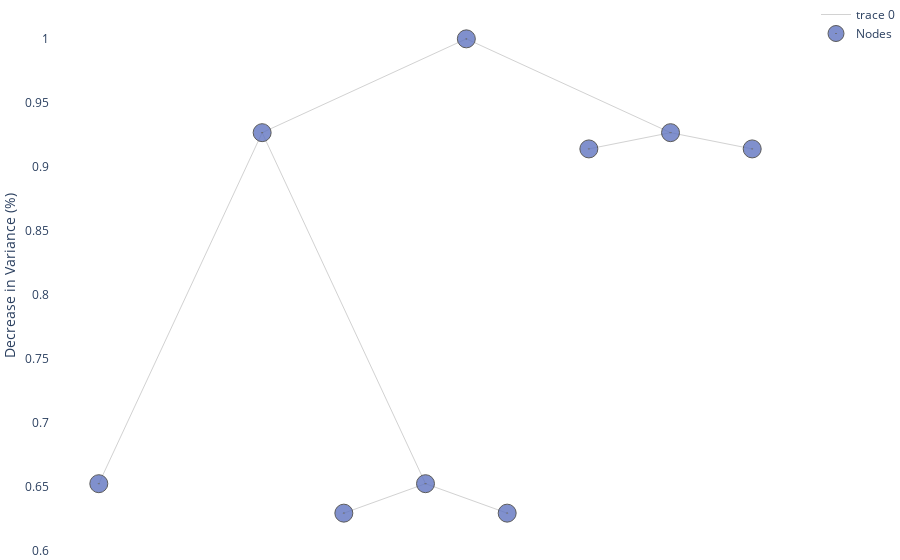

The notebook cell saved with this chart:
### Code cell
tree.print_tree(table = False, html = False, visual_pruning = True, merge_leaves = True )

### Figure 1 — Plotly figure (JSON) as saved in the notebook; plotly's stock layout.template omitted (floating-point values rounded to 4 significant figures)
{"data": [{"hoverinfo": "none", "line": {"color": "rgb(210,210,210)", "width": 1}, "mode": "lines", "type": "scatter", "x": [0, -1.25, null, 0, 1.25, null, -1.25, -2.25, null, -1.25, -0.25, null, 1.25, 0.75, null, 1.25, 1.75, null, -0.25, -0.75, null, -0.25, 0.25, null], "y": [1, 0.9268, null, 1, 0.9268, null, 0.9268, 0.6527, null, 0.9268, 0.6527, null, 0.9268, 0.9141, null, 0.9268, 0.9141, null, 0.6527, 0.6298, null, 0.6527, 0.6298, null]}, {"hoverinfo": "text", "marker": {"color": "#6175c1", "line": {"color": "rgb(50,50,50)", "width": 1}, "size": 18, "symbol": "circle-dot"}, "mode": "markers", "name": "Nodes", "opacity": 0.8, "text": ["n10<br>Class: NO<br>tau : None<br>Samples : 5<br>GPR: []<br>LPR: []", "n6<br>Class: YES<br>tau : None<br>Samples : 33<br>GPR: 0.694<br>LPR: 0.333", "n7<br>Class: NO<br>tau : None<br>Samples : 194<br>GPR: 0.213<br>LPR: 0.112", "n1<br>ShelveLoc in (b'Medium', b'Bad')<br>Class:NO<br>tau : 0.15<br>Samples: 280<br>GPR: 0.177<br>LPR: 0.153", "n2<br>Price > 121.0<br>Class:YES<br>tau : 0.18<br>Samples: 53<br>GPR: 0.809<br>LPR: 0.184", "n4<br>Class: YES<br>tau : None<br>Samples : 27<br>GPR: 0.481<br>LPR: 0.169", "n5<br>Income > 36.0<br>Class:YES<br>tau : 0.38<br>Samples: 26<br>GPR: 0.919<br>LPR: 0.381", "n11<br>Class: YES<br>tau : None<br>Samples : 21<br>GPR: 0.563<br>LPR: 0.234", "n3<br>Price > 92.5<br>Class:NO<br>tau : 0.14<br>Samples: 227<br>GPR: 0.442<br>LPR: 0.144"], "type": "scatter", "x": [-0.75, 0.75, 1.75, 0, -1.25, -2.25, -0.25, 0.25, 1.25], "y": [0.6298, 0.9141, 0.9141, 1, 0.9268, 0.6527, 0.6527, 0.6298, 0.9268]}], "layout": {"margin": {"b": 0, "l": 0, "r": 0, "t": 0}, "plot_bgcolor": "rgba(0, 0, 0, 0)", "xaxis": {"showticklabels": false, "visible": false}, "yaxis": {"title": {"text": "Decrease in Variance (%)"}}}}
